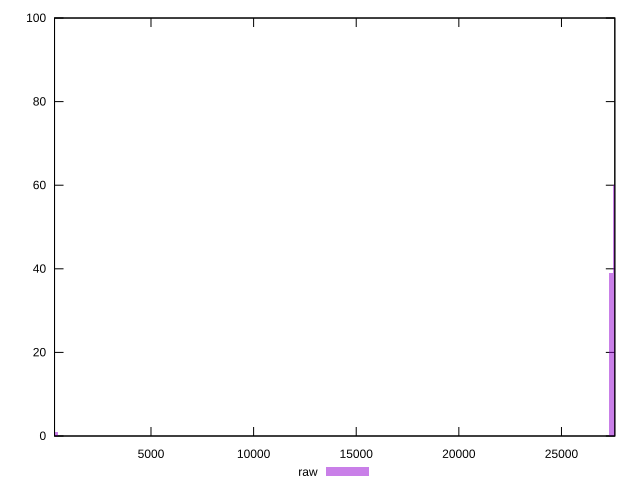

Source code (gnuplot):
reset

$raw <<EOF
365.6310669859717 1
27605.145557440865 60
27422.330023947878 39
EOF

set key outside below
set boxwidth 182.81553349298585
set xrange [300:27600]
set yrange [0:100]
set trange [0:100]
set style fill transparent solid 0.5 noborder
set terminal svg size 640, 490 enhanced background rgb 'white'
set output "reprap/uses-webp-images/samples/pages+cached/raw/histogram.svg"

plot $raw title "raw" with boxes

reset
